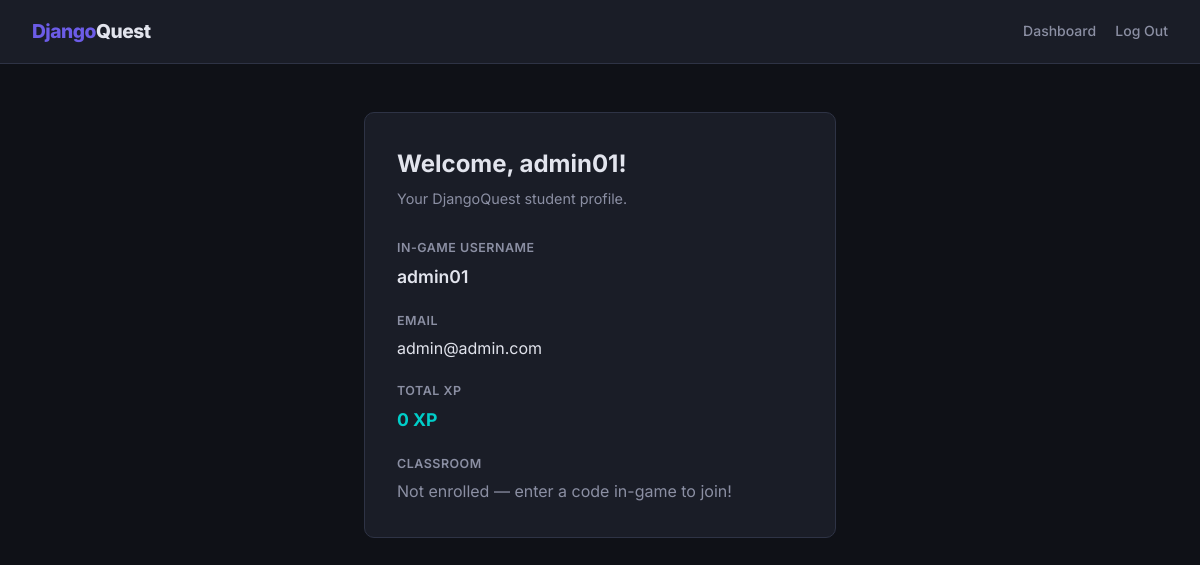
Page /student/profile/ (signed in) on the earlier database version.
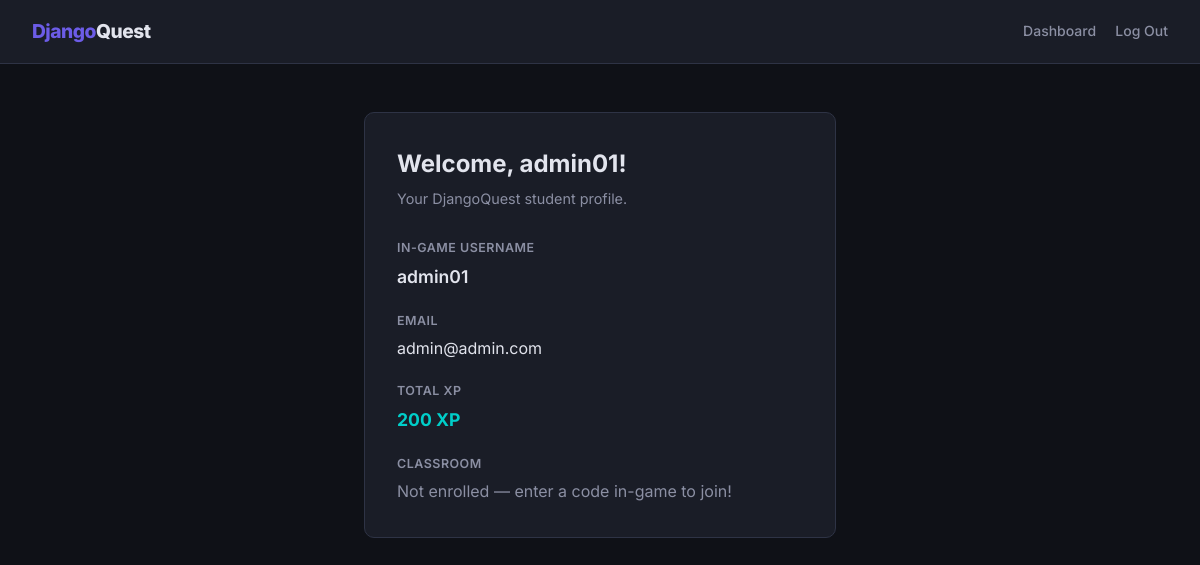
Same page on the later database version.
### users/models.py (models this page shows, shortened)
class Profile(models.Model):
    user = models.OneToOneField(User, on_delete=models.CASCADE, related_name="profile")
    avatar = models.ImageField(upload_to="avatars/", null=True, blank=True)
    bio = models.TextField(blank=True)
    total_xp = models.IntegerField(default=0)
    classroom = models.ForeignKey(
        Classroom,
        on_delete=models.SET_NULL,
        null=True,
        blank=True,
        related_name='students',
        db_index=True,  # indexed: "students in classroom X" queries are O(log n)
        help_text='The classroom this student is enrolled in.',
    )

### dashboard/views.py (the view)
# urls.py: path('student/profile/', views.student_profile, name='student_profile'),
@login_required(login_url='/login/')
def student_profile(request):
    profile, _ = Profile.objects.get_or_create(user=request.user)
    return render(request, 'dashboard/student_profile.html', {'profile': profile})

### dashboard/templates/dashboard/student_profile.html (shortened to what this page needs)
{% extends "dashboard/base.html" %}
{% block content %}
<div class="container">
    <div class="card">
        <h2>Welcome, {{ user.username }}!</h2>
        <p class="subtitle">Your DjangoQuest student profile.</p>
        <div style="display:grid; gap:1rem;">
            <div>
                <span style="font-size:.78rem; text-transform:uppercase; letter-spacing:.5px; color:var(--text-dim); font-weight:600;">In-Game Username</span>
                <p style="font-size:1.1rem; font-weight:600; margin-top:.2rem;">{{ user.username }}</p>
            </div>
            <div>
                <span style="font-size:.78rem; text-transform:uppercase; letter-spacing:.5px; color:var(--text-dim); font-weight:600;">Email</span>
                <p style="margin-top:.2rem;">{{ user.email }}</p>
            </div>
            <div>
                <span style="font-size:.78rem; text-transform:uppercase; letter-spacing:.5px; color:var(--text-dim); font-weight:600;">Total XP</span>
                <p style="font-size:1.1rem; font-weight:700; color:var(--success); margin-top:.2rem;">{{ profile.total_xp }} XP</p>
            </div>
            <div>
                <span style="font-size:.78rem; text-transform:uppercase; letter-spacing:.5px; color:var(--text-dim); font-weight:600;">Classroom</span>
                <p style="margin-top:.2rem;">
                    {% if profile.classroom %}
                        {{ profile.classroom.name }}
                    {% else %}
                        <span style="color:var(--text-dim);">Not enrolled — enter a code in-game to join!</span>
                    {% endif %}
                </p>
            </div>
        </div>
    </div>
</div>
{% endblock %}

Differences in the rows shown:
changed Profile: total_xp "0" → "200"
